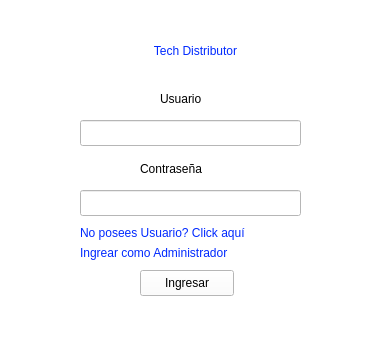
<?xml version="1.0" encoding="UTF-8"?>
<ui version="4.0">
 <class>MainWindow</class>
 <widget class="QMainWindow" name="MainWindow">
  <property name="geometry">
   <rect>
    <x>0</x>
    <y>0</y>
    <width>375</width>
    <height>347</height>
   </rect>
  </property>
  <property name="windowTitle">
   <string>Tech Distributor</string>
  </property>
  <property name="styleSheet">
   <string notr="true">background-color: rgb(255, 255, 255);</string>
  </property>
  <widget class="QWidget" name="centralwidget">
   <widget class="QLabel" name="title">
    <property name="geometry">
     <rect>
      <x>80</x>
      <y>30</y>
      <width>231</width>
      <height>41</height>
     </rect>
    </property>
    <property name="styleSheet">
     <string notr="true">color: rgb(0, 41, 255); 
font: 500 20pt &quot;Ubuntu Sans&quot;;</string>
    </property>
    <property name="text">
     <string>Tech Distributor</string>
    </property>
    <property name="alignment">
     <set>Qt::AlignmentFlag::AlignCenter</set>
    </property>
   </widget>
   <widget class="QLabel" name="label_psw">
    <property name="geometry">
     <rect>
      <x>140</x>
      <y>160</y>
      <width>101</width>
      <height>18</height>
     </rect>
    </property>
    <property name="styleSheet">
     <string notr="true">color: rgb(0, 0, 0);
font: 14pt &quot;Ubuntu Sans&quot;;</string>
    </property>
    <property name="text">
     <string>Contraseña</string>
    </property>
   </widget>
   <widget class="QLineEdit" name="input_psw">
    <property name="geometry">
     <rect>
      <x>80</x>
      <y>190</y>
      <width>221</width>
      <height>26</height>
     </rect>
    </property>
    <property name="styleSheet">
     <string notr="true">color: rgb(0, 0, 0);</string>
    </property>
    <property name="text">
     <string/>
    </property>
    <property name="frame">
     <bool>true</bool>
    </property>
    <property name="dragEnabled">
     <bool>false</bool>
    </property>
    <property name="readOnly">
     <bool>false</bool>
    </property>
    <property name="clearButtonEnabled">
     <bool>false</bool>
    </property>
   </widget>
   <widget class="QLabel" name="label_user">
    <property name="geometry">
     <rect>
      <x>160</x>
      <y>90</y>
      <width>81</width>
      <height>18</height>
     </rect>
    </property>
    <property name="styleSheet">
     <string notr="true">color: rgb(0, 0, 0);
font: 14pt &quot;Ubuntu Sans&quot;;</string>
    </property>
    <property name="text">
     <string>Usuario</string>
    </property>
   </widget>
   <widget class="QLineEdit" name="input_user">
    <property name="geometry">
     <rect>
      <x>80</x>
      <y>120</y>
      <width>221</width>
      <height>26</height>
     </rect>
    </property>
    <property name="styleSheet">
     <string notr="true">color: rgb(0, 0, 0);</string>
    </property>
   </widget>
   <widget class="QPushButton" name="bottonIng">
    <property name="geometry">
     <rect>
      <x>140</x>
      <y>270</y>
      <width>94</width>
      <height>26</height>
     </rect>
    </property>
    <property name="styleSheet">
     <string notr="true">color: rgb(0, 0, 0);</string>
    </property>
    <property name="text">
     <string>Ingresar</string>
    </property>
   </widget>
   <widget class="QLabel" name="label_error">
    <property name="enabled">
     <bool>true</bool>
    </property>
    <property name="geometry">
     <rect>
      <x>70</x>
      <y>310</y>
      <width>231</width>
      <height>18</height>
     </rect>
    </property>
    <property name="styleSheet">
     <string notr="true">color: rgb(224, 27, 36);
font: 8pt &quot;Ubuntu Sans&quot;;</string>
    </property>
    <property name="text">
     <string/>
    </property>
    <property name="alignment">
     <set>Qt::AlignmentFlag::AlignCenter</set>
    </property>
   </widget>
   <widget class="QPushButton" name="joinAdmin">
    <property name="geometry">
     <rect>
      <x>80</x>
      <y>240</y>
      <width>211</width>
      <height>26</height>
     </rect>
    </property>
    <property name="styleSheet">
     <string notr="true">QPushButton {
    background-color: transparent;
	color: rgb(0, 41, 255);
	font: 8pt &quot;Ubuntu Sans&quot;;
    border: none; 
    text-align: left; 
}

QPushButton:hover {
	color: rgb(100, 41, 255);
    text-decoration: underline; 
}

QPushButton:pressed {
    color: #004494;
}</string>
    </property>
    <property name="text">
     <string>Ingrear como Administrador</string>
    </property>
   </widget>
   <widget class="QPushButton" name="newUser">
    <property name="geometry">
     <rect>
      <x>80</x>
      <y>220</y>
      <width>211</width>
      <height>26</height>
     </rect>
    </property>
    <property name="styleSheet">
     <string notr="true">QPushButton {
    background-color: transparent;
	color: rgb(0, 41, 255);
	font: 8pt &quot;Ubuntu Sans&quot;;
    border: none; 
    text-align: left; 
}

QPushButton:hover {
	color: rgb(100, 41, 255);
    text-decoration: underline; 
}

QPushButton:pressed {
    color: #004494;
}</string>
    </property>
    <property name="text">
     <string>No posees Usuario? Click aquí</string>
    </property>
   </widget>
  </widget>
  <widget class="QStatusBar" name="statusbar"/>
 </widget>
 <resources/>
 <connections/>
</ui>
